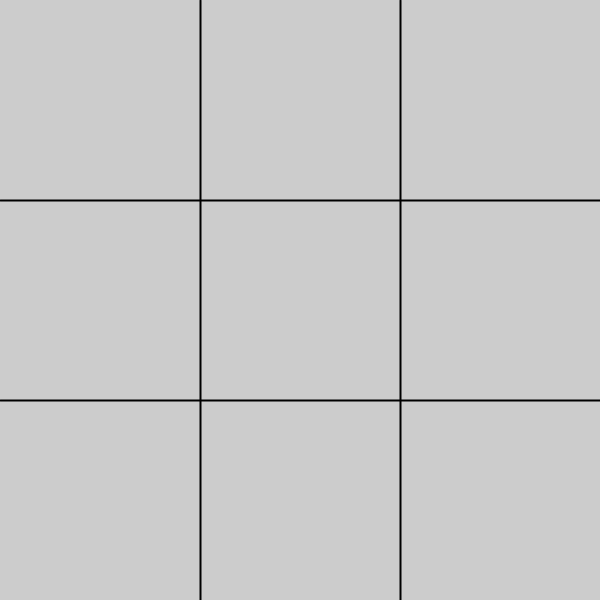
Frame 1 (no input)
Frame 60 (the mouse pressed at the canvas centre just before this capture): identical to frame 1, image omitted
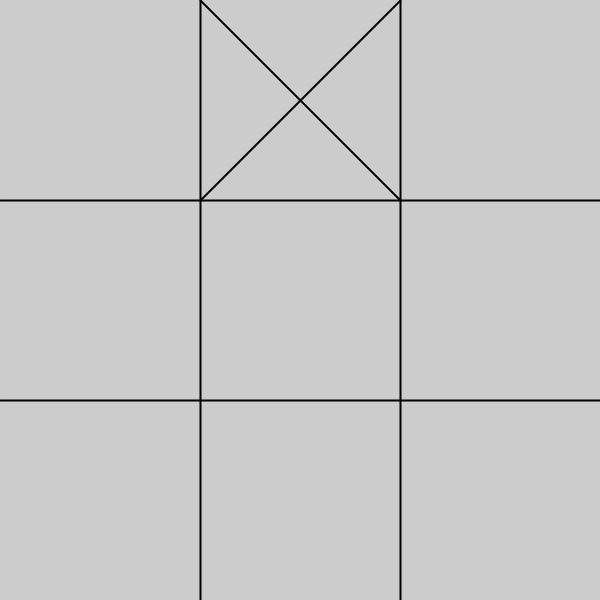
Frame 120 (the mouse held since frame 60 and released just before this capture)

The Processing sketch that drew these frames (run headless with seeded random() and noise(); from frame 60 on, the mouse is pressed at the canvas centre):

// Processing sketch: Chapter3_sanmoku
// ── Chapter3_sanmoku.pde
int[][] board = {{1,1,1},{1,1,1},{1,1,1}};
int x, y, turn;
void setup(){
  size(600, 600);
  strokeWeight(2);
  line(0, height/3, width, height/3);
  line(0, height*2/3, width, height*2/3);
  line(width/3, 0, width/3, height);
  line(width*2/3, 0, width*2/3, height);
  turn = 0;
}
void draw(){
  if(turn % 2 != 0)
    AI();
}

// ── AI.pde
void AI(){
  int reachXY;
  reachXY = reach();
  if(reachXY == 100){
    do{
      x = int(random(3));
      y = int(random(3));
    } while(board[y][x] != 1);
  }
  else {
    x = reachXY / 10;
    y = reachXY % 10;
  }
  line(x*200, y*200, x*200+200, y*200+200);
  line(x*200, y*200+200, x*200+200, y*200);
  board[y][x] = 3;
  win();
  turn++;
}

// ── mouse.pde
void mousePressed(){
  x = mouseX / 200;
  y = mouseY / 200;
  fill(255);
  circle(x*200+100, y*200+100, 150);
  board[y][x] = 2;
  win();
  turn ++;
}

// ── reach.pde
int reach(){
  int reachN;
  //AIのリーチ
  for(y = 0; y < 3; y++){  //3行を探索
    reachN = board[y][0] * board[y][1] * board[y][2];
    if(reachN == 9)
      for(x = 0; x < 3; x++)
        if(board[y][x] == 1)
          return x * 10 + y;
  }
  for(x = 0; x < 3; x++){  //3列を探索
    reachN = board[0][x] * board[1][x] * board[2][x];
    if(reachN == 9)
      for(y = 0; y < 3; y++)
        if(board[y][x] == 1)
          return x * 10 + y;
  }
  if(board[0][0] * board[1][1] * board[2][2] == 9) //斜め
    for(int i = 0; i < 3; i++)
      if(board[i][i] == 1)
        return i * 10 + i;
  if(board[2][0] * board[1][1] * board[0][2] == 9) //斜め
    for(int i = 0; i < 3; i++)
      if(board[i][2-i] == 1)
        return (2 - i) * 10 + i;
    //プレイヤーのリーチ
  for(y = 0; y < 3; y++){  //3行を探索
    reachN = board[y][0] * board[y][1] * board[y][2];
    if(reachN == 4)
      for(x = 0; x < 3; x++)
        if(board[y][x] == 1)
          return x * 10 + y;
  }
  for(x = 0; x < 3; x++){  //3列を探索
    reachN = board[0][x] * board[1][x] * board[2][x];
    if(reachN == 4)
      for(y = 0; y < 3; y++)
        if(board[y][x] == 1)
          return x * 10 + y;
  }
  if(board[0][0] * board[1][1] * board[2][2] == 4) //斜め
    for(int i = 0; i < 3; i++)
      if(board[i][i] == 1)
        return i * 10 + i;
  if(board[2][0] * board[1][1] * board[0][2] == 4) //斜め
    for(int i = 0; i < 3; i++)
      if(board[i][2-i] == 1)
        return (2 - i) * 10 + i;
  return 100;
}

// ── win.pde
void win(){
  textSize(100);
  fill(0);
  textAlign(CENTER, CENTER);
  if (board[0][0] * board[1][1] * board[2][2] == 8
   || board[0][2] * board[1][1] * board[2][0] == 8
   || board[0][0] * board[0][1] * board[0][2] == 8
   || board[1][0] * board[1][1] * board[1][2] == 8
   || board[2][0] * board[2][1] * board[2][2] == 8
   || board[0][0] * board[1][0] * board[2][0] == 8
   || board[0][1] * board[1][1] * board[2][1] == 8
   || board[0][2] * board[1][2] * board[2][2] == 8) {
    text("YOU WIN!", width/2, height/2);
    noLoop();
  }
  else if (board[0][0] * board[1][1] * board[2][2] == 27
   || board[0][2] * board[1][1] * board[2][0] == 27
   || board[0][0] * board[0][1] * board[0][2] == 27
   || board[1][0] * board[1][1] * board[1][2] == 27
   || board[2][0] * board[2][1] * board[2][2] == 27
   || board[0][0] * board[1][0] * board[2][0] == 27
   || board[0][1] * board[1][1] * board[2][1] == 27
   || board[0][2] * board[1][2] * board[2][2] == 27) {
    text("YOU LOSE!", width/2, height/2);
    noLoop();
  }
  else if (turn == 8) {
    text("DRAW!", width/2, height/2);
    noLoop();
  }
}
